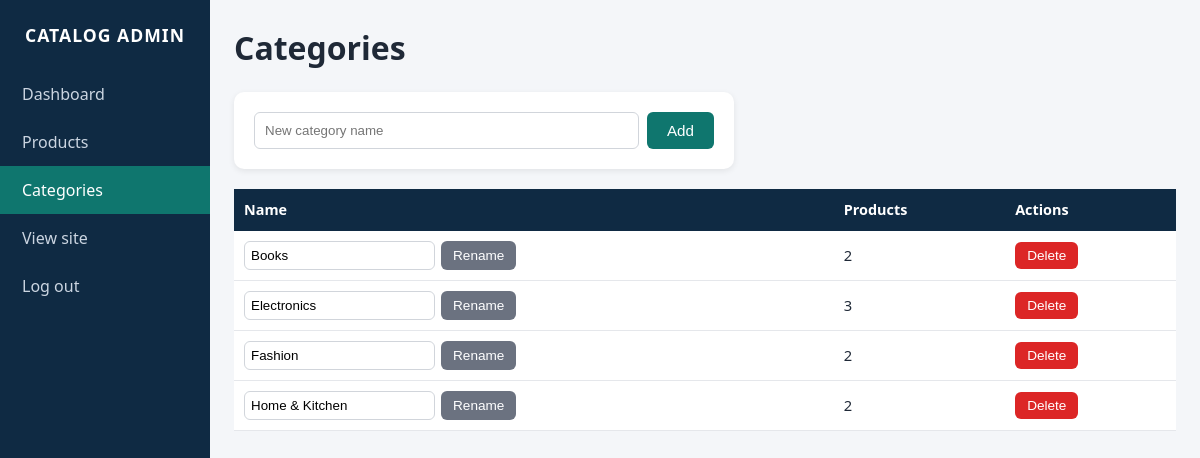
The app's page /admin/categories.php (signed in) with its own data.
### tables this page shows
CREATE TABLE IF NOT EXISTS categories (
    id INT AUTO_INCREMENT PRIMARY KEY,
    name VARCHAR(100) NOT NULL UNIQUE,
    created_at TIMESTAMP NOT NULL DEFAULT CURRENT_TIMESTAMP
);

### includes/config.php (called while the page is built, shortened)
<?php
function e($text)
{
    return htmlspecialchars((string)$text, ENT_QUOTES, 'UTF-8');
}

### admin/categories.php (the view, shortened to what this page needs)
<?php
require __DIR__ . '/auth.php';
$categories = $pdo->query(
    'SELECT c.id, c.name, COUNT(p.id) AS total
     FROM categories c LEFT JOIN products p ON p.category_id = c.id
     GROUP BY c.id, c.name ORDER BY c.name'
)->fetchAll();
include 'admin_header.php';
?>
<div class="admin-top"><h1>Categories</h1></div>
<div class="panel" style="max-width:500px">
    <form method="post" style="display:flex;gap:8px">
        <input type="text" name="name" placeholder="New category name" required
               style="flex:1;padding:10px;border:1px solid #d1d5db;border-radius:6px">
        <button class="btn" type="submit">Add</button>
    </form>
</div>
<div class="table-wrap">
    <table>
        <tr><th>Name</th><th>Products</th><th>Actions</th></tr>
        <?php foreach ($categories as $c): ?>
            <tr>
                <td>
                    <form method="post" class="inline-form" style="display:flex;gap:6px">
                        <input type="text" name="name" value="<?= e($c['name']) ?>" required
                               style="padding:6px;border:1px solid #d1d5db;border-radius:6px">
                        <button class="btn small grey" type="submit">Rename</button>
                    </form>
                </td>
                <td><?= (int)$c['total'] ?></td>
                <td>
                    <form class="inline-form" method="post"
                          onsubmit="return confirm('Delete this category? Its products will become uncategorised.');">
                        <button class="btn small danger" type="submit">Delete</button>
                    </form>
                </td>
            </tr>
        <?php endforeach; ?>
    </table>
</div>
<?php include 'admin_footer.php'; ?>

### css/style.css (style rules this page uses)
* { margin: 0; padding: 0; box-sizing: border-box; }
body { font-family: "Segoe UI", Arial, sans-serif; background: #f4f6f9; color: #1f2937; line-height: 1.5; }
.btn { display: inline-block; padding: 10px 20px; background: #0f766e; color: #fff; border: none; border-radius: 6px; cursor: pointer; font-size: .95rem; }
.btn.small { padding: 6px 12px; font-size: .85rem; }
.btn.danger { background: #dc2626; }
.btn.grey { background: #6b7280; }
.admin-top { display: flex; justify-content: space-between; align-items: center; margin-bottom: 20px; flex-wrap: wrap; gap: 10px; }
.panel { background: #fff; padding: 20px; border-radius: 10px; box-shadow: 0 2px 6px rgba(0,0,0,.08); margin-bottom: 20px; }
.table-wrap { overflow-x: auto; }
table { width: 100%; border-collapse: collapse; background: #fff; }
th { background: #0f2a43; color: #fff; padding: 10px; text-align: left; font-size: .9rem; }
td { padding: 10px; border-bottom: 1px solid #e5e7eb; vertical-align: middle; font-size: .92rem; }
.inline-form { display: inline; }

### records on screen
categories: name "Books", total "2"
categories: name "Electronics", total "3"
categories: name "Fashion", total "2"
categories: name "Home & Kitchen", total "2"
